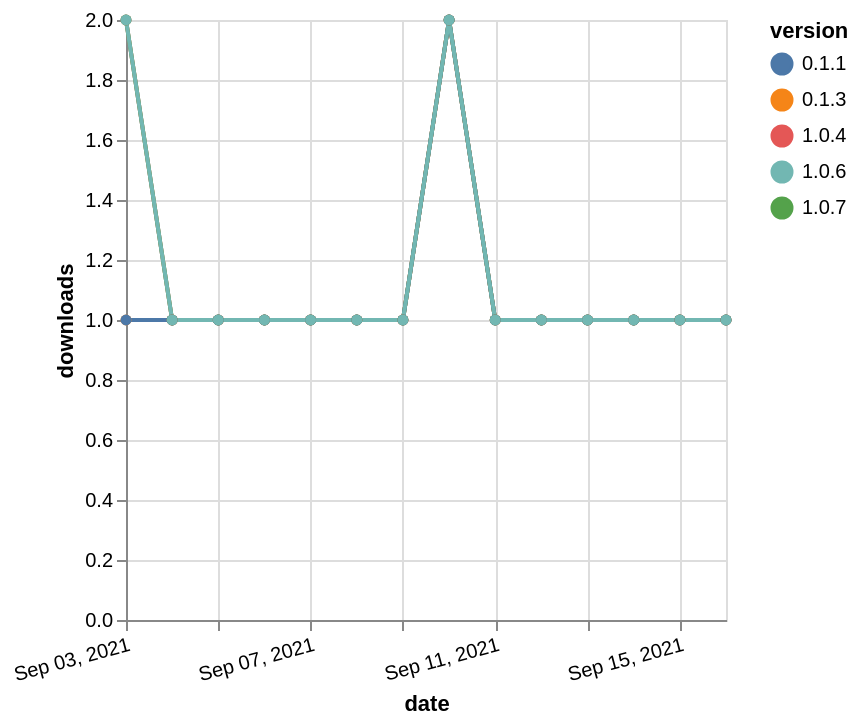

Write the Vega-Lite specification saved for this chart.
### Vega-Lite specification from a JSON file in a GitHub repository (floating-point values rounded to 4 significant figures)
{"$schema": "https://vega.github.io/schema/vega-lite/v5.json", "description": "A simple bar chart with embedded data.", "data": {"values": [{"date": "2021-09-03", "total": 97, "delta": 2, "version": "1.0.4"}, {"date": "2021-09-04", "total": 98, "delta": 1, "version": "1.0.4"}, {"date": "2021-09-05", "total": 99, "delta": 1, "version": "1.0.4"}, {"date": "2021-09-06", "total": 100, "delta": 1, "version": "1.0.4"}, {"date": "2021-09-07", "total": 101, "delta": 1, "version": "1.0.4"}, {"date": "2021-09-08", "total": 102, "delta": 1, "version": "1.0.4"}, {"date": "2021-09-09", "total": 103, "delta": 1, "version": "1.0.4"}, {"date": "2021-09-10", "total": 105, "delta": 2, "version": "1.0.4"}, {"date": "2021-09-11", "total": 106, "delta": 1, "version": "1.0.4"}, {"date": "2021-09-12", "total": 107, "delta": 1, "version": "1.0.4"}, {"date": "2021-09-13", "total": 108, "delta": 1, "version": "1.0.4"}, {"date": "2021-09-14", "total": 109, "delta": 1, "version": "1.0.4"}, {"date": "2021-09-15", "total": 110, "delta": 1, "version": "1.0.4"}, {"date": "2021-09-16", "total": 111, "delta": 1, "version": "1.0.4"}, {"date": "2021-09-03", "total": 329, "delta": 1, "version": "0.1.3"}, {"date": "2021-09-04", "total": 330, "delta": 1, "version": "0.1.3"}, {"date": "2021-09-05", "total": 331, "delta": 1, "version": "0.1.3"}, {"date": "2021-09-06", "total": 332, "delta": 1, "version": "0.1.3"}, {"date": "2021-09-07", "total": 333, "delta": 1, "version": "0.1.3"}, {"date": "2021-09-08", "total": 334, "delta": 1, "version": "0.1.3"}, {"date": "2021-09-09", "total": 335, "delta": 1, "version": "0.1.3"}, {"date": "2021-09-10", "total": 337, "delta": 2, "version": "0.1.3"}, {"date": "2021-09-11", "total": 338, "delta": 1, "version": "0.1.3"}, {"date": "2021-09-12", "total": 339, "delta": 1, "version": "0.1.3"}, {"date": "2021-09-13", "total": 340, "delta": 1, "version": "0.1.3"}, {"date": "2021-09-14", "total": 341, "delta": 1, "version": "0.1.3"}, {"date": "2021-09-15", "total": 342, "delta": 1, "version": "0.1.3"}, {"date": "2021-09-16", "total": 343, "delta": 1, "version": "0.1.3"}, {"date": "2021-09-03", "total": 79, "delta": 2, "version": "1.0.7"}, {"date": "2021-09-04", "total": 80, "delta": 1, "version": "1.0.7"}, {"date": "2021-09-05", "total": 81, "delta": 1, "version": "1.0.7"}, {"date": "2021-09-06", "total": 82, "delta": 1, "version": "1.0.7"}, {"date": "2021-09-07", "total": 83, "delta": 1, "version": "1.0.7"}, {"date": "2021-09-08", "total": 84, "delta": 1, "version": "1.0.7"}, {"date": "2021-09-09", "total": 85, "delta": 1, "version": "1.0.7"}, {"date": "2021-09-10", "total": 87, "delta": 2, "version": "1.0.7"}, {"date": "2021-09-11", "total": 88, "delta": 1, "version": "1.0.7"}, {"date": "2021-09-12", "total": 89, "delta": 1, "version": "1.0.7"}, {"date": "2021-09-13", "total": 90, "delta": 1, "version": "1.0.7"}, {"date": "2021-09-14", "total": 91, "delta": 1, "version": "1.0.7"}, {"date": "2021-09-15", "total": 92, "delta": 1, "version": "1.0.7"}, {"date": "2021-09-16", "total": 93, "delta": 1, "version": "1.0.7"}, {"date": "2021-09-03", "total": 157, "delta": 1, "version": "0.1.1"}, {"date": "2021-09-04", "total": 158, "delta": 1, "version": "0.1.1"}, {"date": "2021-09-05", "total": 159, "delta": 1, "version": "0.1.1"}, {"date": "2021-09-06", "total": 160, "delta": 1, "version": "0.1.1"}, {"date": "2021-09-07", "total": 161, "delta": 1, "version": "0.1.1"}, {"date": "2021-09-08", "total": 162, "delta": 1, "version": "0.1.1"}, {"date": "2021-09-09", "total": 163, "delta": 1, "version": "0.1.1"}, {"date": "2021-09-10", "total": 165, "delta": 2, "version": "0.1.1"}, {"date": "2021-09-11", "total": 166, "delta": 1, "version": "0.1.1"}, {"date": "2021-09-12", "total": 167, "delta": 1, "version": "0.1.1"}, {"date": "2021-09-13", "total": 168, "delta": 1, "version": "0.1.1"}, {"date": "2021-09-14", "total": 169, "delta": 1, "version": "0.1.1"}, {"date": "2021-09-15", "total": 170, "delta": 1, "version": "0.1.1"}, {"date": "2021-09-16", "total": 171, "delta": 1, "version": "0.1.1"}, {"date": "2021-09-03", "total": 68, "delta": 2, "version": "1.0.6"}, {"date": "2021-09-04", "total": 69, "delta": 1, "version": "1.0.6"}, {"date": "2021-09-05", "total": 70, "delta": 1, "version": "1.0.6"}, {"date": "2021-09-06", "total": 71, "delta": 1, "version": "1.0.6"}, {"date": "2021-09-07", "total": 72, "delta": 1, "version": "1.0.6"}, {"date": "2021-09-08", "total": 73, "delta": 1, "version": "1.0.6"}, {"date": "2021-09-09", "total": 74, "delta": 1, "version": "1.0.6"}, {"date": "2021-09-10", "total": 76, "delta": 2, "version": "1.0.6"}, {"date": "2021-09-11", "total": 77, "delta": 1, "version": "1.0.6"}, {"date": "2021-09-12", "total": 78, "delta": 1, "version": "1.0.6"}, {"date": "2021-09-13", "total": 79, "delta": 1, "version": "1.0.6"}, {"date": "2021-09-14", "total": 80, "delta": 1, "version": "1.0.6"}, {"date": "2021-09-15", "total": 81, "delta": 1, "version": "1.0.6"}, {"date": "2021-09-16", "total": 82, "delta": 1, "version": "1.0.6"}]}, "width": "container", "mark": {"type": "line", "point": {"filled": true}}, "encoding": {"x": {"field": "date", "type": "temporal", "timeUnit": "yearmonthdate", "title": "date", "axis": {"labelAngle": -15}}, "y": {"field": "delta", "type": "quantitative", "title": "downloads"}, "color": {"field": "version", "type": "nominal"}, "tooltip": {"field": "delta"}}}
